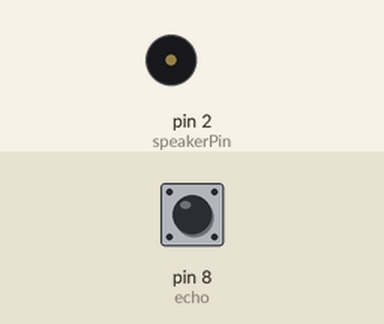
This sketch was run on a simulated Arduino Uno, built with avr-gcc and run on an emulated ATmega328P. On the bench: buzzer (waves = sounding). The test bench sets the inputs (shaded band); at power-on: pin 8 (echo) LOW.

Above: at 1.2 s.
1.3 s: pin 8 (echo) pulsed HIGH 2 times (0.12 s each, 0.3 s apart)
At 2.6 s:
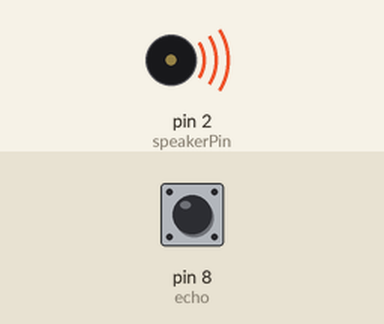
Timing chart, 0 to 13.2 s (numbered marks = the images above; inputs shaded):
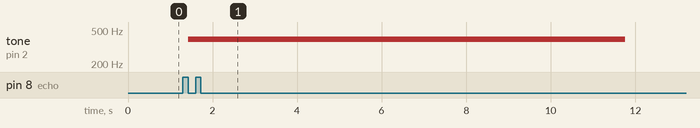

The sketch:

song.ino
```cpp
int speakerPin = 2;
const int echo=8;
const int trig=9;

char notes[] = "ggagCb ggagDC ggGECba FFECDC";// 決定每個音階的拍子
unsigned long beats[] = {1,1,2,2,2,2,2,1,1,2,2,2,2,2,1,1,2,2,2,2,2,1,1,2,2,2,2,2,2};
int length = sizeof(notes);  // 利用 sizeof()，算出總共要多少音符


void setup()
{
  pinMode(speakerPin, OUTPUT);
  pinMode(trig,OUTPUT); //設定數位接腳9 為輸出模式。
  pinMode(echo,INPUT); //設定數位接腳8 為接收模式。
}

void loop()
{
  int tempo;

  // 利用 for 來播放我們設定的歌曲，一個音一個音撥放
  for (int i = 0; i < length; i++) {
  // 如果是空白的話，不撥放音樂
    tempo = ping(trig, echo); // 透過距離決定一拍多長
    if (notes[i] == ' ')
    {
      delay(beats[i] * tempo * 5); // rest
    }
    else
    {
      // 呼叫 palyNote() 這個 function，將音符轉換成訊號讓蜂鳴器發聲
      playNote(speakerPin,notes[i], beats[i] * tempo * 5);
    }

    delay(tempo * 5);
  }
}

void playNote(int OutputPin, char note, unsigned long duration)
{
  // 音符字元與對應的頻率由兩個矩陣表示
  char names[] = { 'c', 'd', 'e', 'f', 'g', 'a', 'b', 'C','D','E','F','G' };
  int tones[] = { 261, 294, 330, 349, 392, 440, 494, 523,587,659,698,784 };
  // 播放音符對應的頻率
  for (int i = 0; i < 12; i++)
  {
    if (names[i] == note)
    {
      tone(OutputPin,tones[i], duration);
      //下方的 delay() 及 noTone ()，測試過後一定要有這兩行，整體的撥放出來的東西才不會亂掉，可能是因為 Arduino 送出tone () 頻率後會馬上接著執行下個指令，不會等聲音播完，導致撥出的聲音混合而亂掉
      delay(duration);
      noTone(OutputPin);
    }
  }
}

int ping(int trig, int echo){
  unsigned long cm; //距離(單位:公分)。
  unsigned long duration; //脈寬(單位:微秒)。
  pinMode(trig,OUTPUT); //設定數位接腳 2為輸出模式。
  digitalWrite(trig,LOW); //輸出脈寬 5µs的脈波啟動PING)))。
  delayMicroseconds(2);
  digitalWrite(trig,HIGH);
  delayMicroseconds(5);
  digitalWrite(echo,LOW);
  pinMode(echo,INPUT); //設定數位接腳 2為輸入模式。
  duration=pulseIn(echo,HIGH); //讀取與物體距離成正比的脈波HIGH時間。
  cm=duration/29/2; //計算物體距離(單位:公分)。
  if (cm < 100)
    return cm; //傳回物體距離(單位:公分)
}
```

Measured:
- after the input at 1.3 s, tone on pin 2 (speakerPin): silent → 392 Hz after 0.12 s, → silent 10.3 s later
